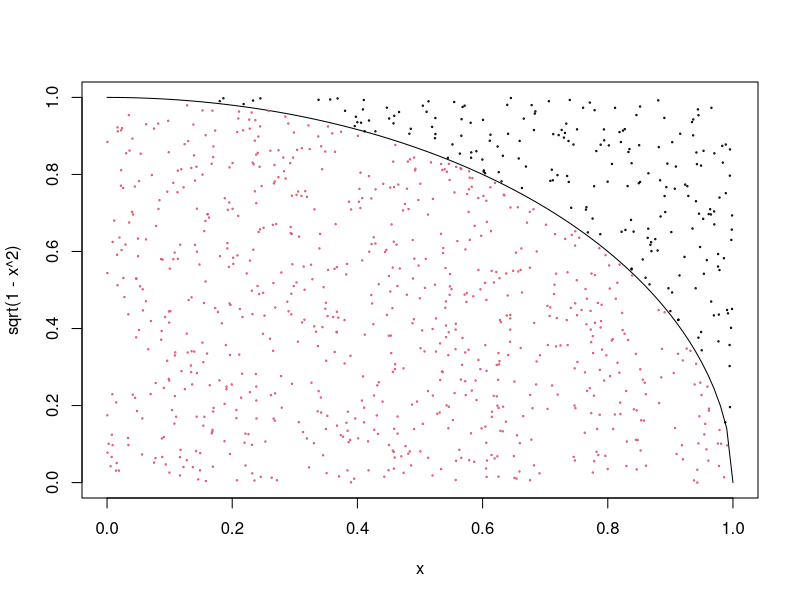
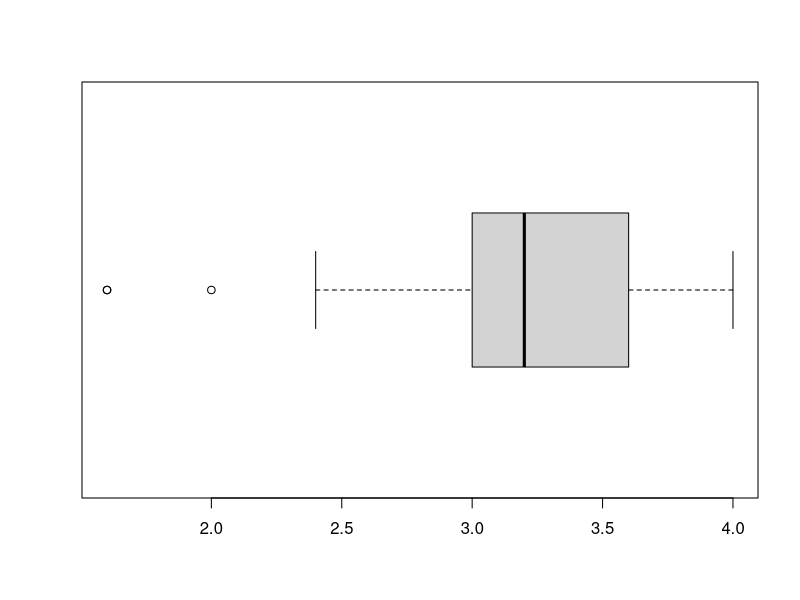
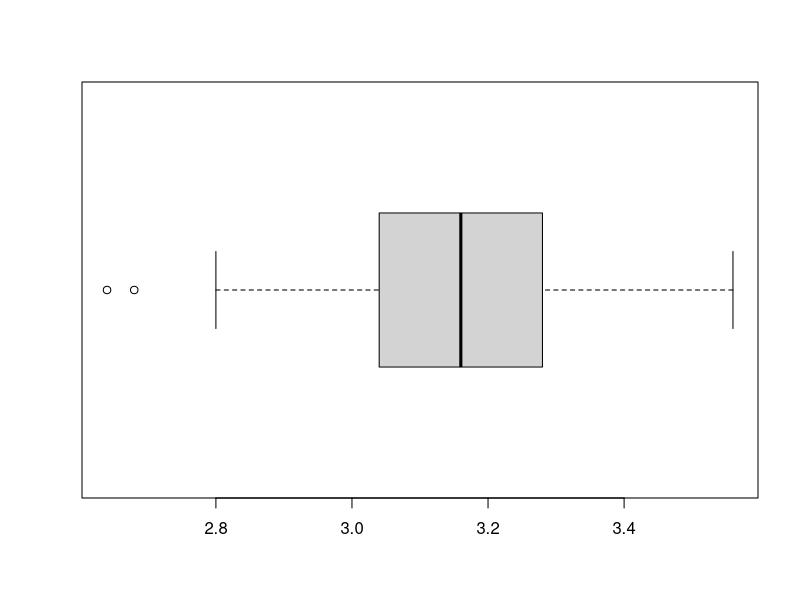
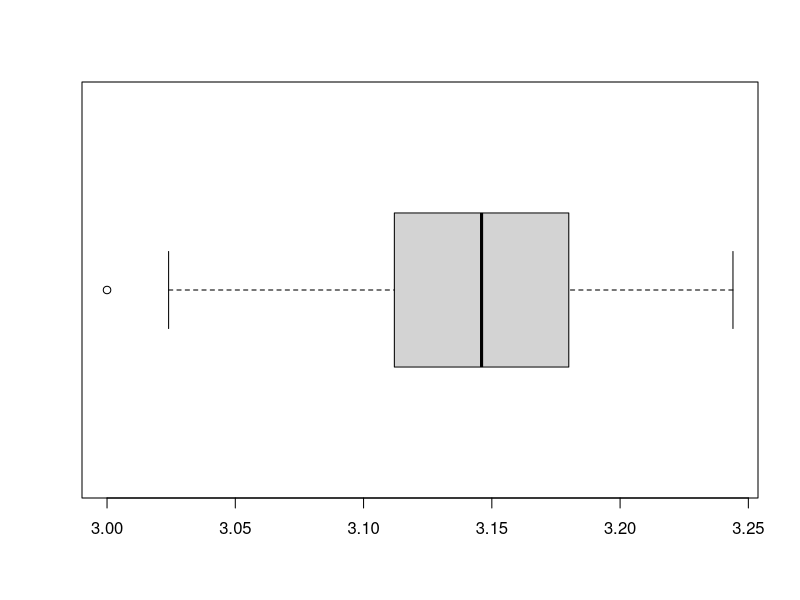
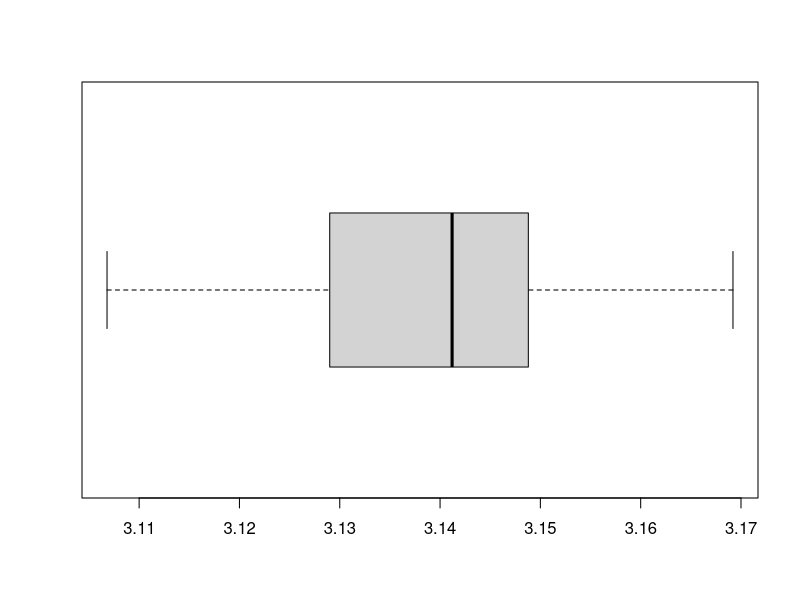
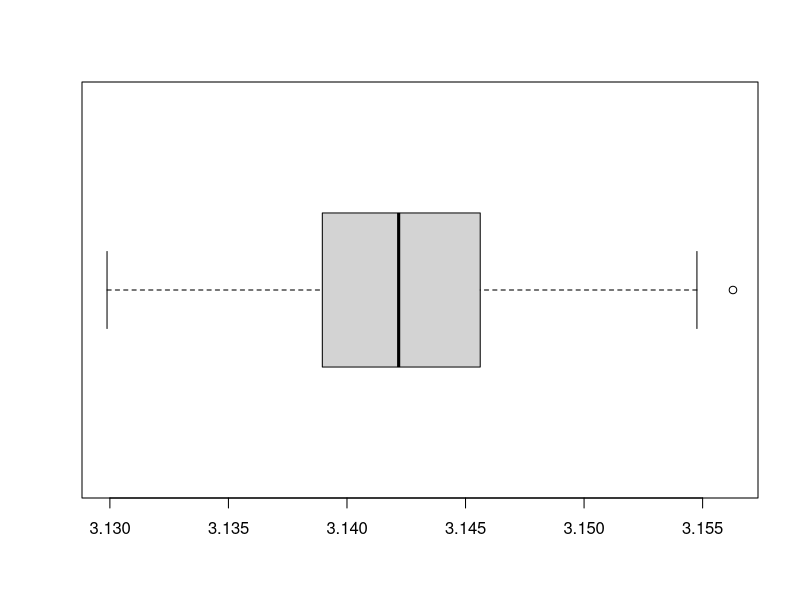

Source code (R) for these figures, in order:
# Numero de puntos 
N = 1000

# Puntos aleatorios en un cuadrado unidad
x= runif(N)
y= runif(N)

# Dibujo un circulo
curve(sqrt(1-x^2),0,1)

# Los puntos estan dentro de un circulo unidad si x^2 + y^2 < 1
under = ifelse (x^2 + y^2 < 1, 1, 0)

# Dibujo los puntos coloreados segun caen fuera o dentro
points(x,y,col=under+1,cex=0.2)

# Calculo el area del cuadrante de circunferencia
(area = sum (under)/N)

# Que sabemos que deberia ser pi/4
# Podemos estimar pi como area*4
(pi_est= area*4)

# Definimos una funcion para hacer el calculo de pi. El unico
# numero de entrada sera el numero de puntos que se generen. 
# Cuantos mas puntos, mas preciso sera el calculo de pi.
funcion_pi <- function(n){
  
  # Puntos aleatorios en un cuadrado unidad
  x= runif(n)
  y= runif(n)
  
  # Los puntos estan dentro de un circulo unidad si x^2 + y^2 < 1
  under = ifelse (x^2 + y^2 < 1, 1, 0)

  # Calculo el area del cuadrante de circunferencia
  area = sum (under)/n
  
  # Que sabemos que deberia ser pi/4
  # Podemos estimar pi como area*4
  pi_est= area*4
  pi_est
  
}


# Responde a las siguientes preguntas:

# Usando la funcion sapply estima pi, usando 10,100,1000,10000 y 100000.

numero_puntos = c(10, 100, 1000, 10000, 100000)
sapply(numero_puntos, funcion_pi)

# Ahora genera una matriz por filas tenga 100 estimaciones de pi usando 
# 10, 100, 1000, 10000 y 100000 puntos respectivamente. La matriz tendra
# 5 filas y 100 columnas.

matrix_vacia= matrix(NA, nrow=5, ncol=100)
for (i in 1:100) matrix_vacia [1,i]= funcion_pi(10)
for (i in 1:100) matrix_vacia [2,i]= funcion_pi(100)
for (i in 1:100) matrix_vacia [3,i]= funcion_pi(1000)
for (i in 1:100) matrix_vacia [4,i]= funcion_pi(10000)
for (i in 1:100) matrix_vacia [5,i]= funcion_pi(100000)


# Calcula con apply, la media (mean) y la desviacion tipica (sd) de las filas 
# de la matriz.

matrix_vacia [1,]
media_10puntos = mean(matrix_vacia [1,])
media_100puntos = mean(matrix_vacia [2,])
media_1000puntos = mean(matrix_vacia [3,])
media_10000puntos = mean(matrix_vacia [4,])
media_100000puntos = mean(matrix_vacia [5,])


desviacion_estandar_10puntos = sd(matrix_vacia [1,])
desviacion_estandar_100puntos = sd(matrix_vacia [2,])
desviacion_estandar_1000puntos = sd(matrix_vacia [3,])
desviacion_estandar_10000puntos = sd(matrix_vacia [4,])
desviacion_estandar_100000puntos = sd(matrix_vacia [5,])


# Dibuja un boxplot con las estimaciones de pi

boxplot(matrix_vacia [1,], horizontal = TRUE)
boxplot(matrix_vacia [2,], horizontal = TRUE)
boxplot(matrix_vacia [3,], horizontal = TRUE)
boxplot(matrix_vacia [4,], horizontal = TRUE)
boxplot(matrix_vacia [5,], horizontal = TRUE)


